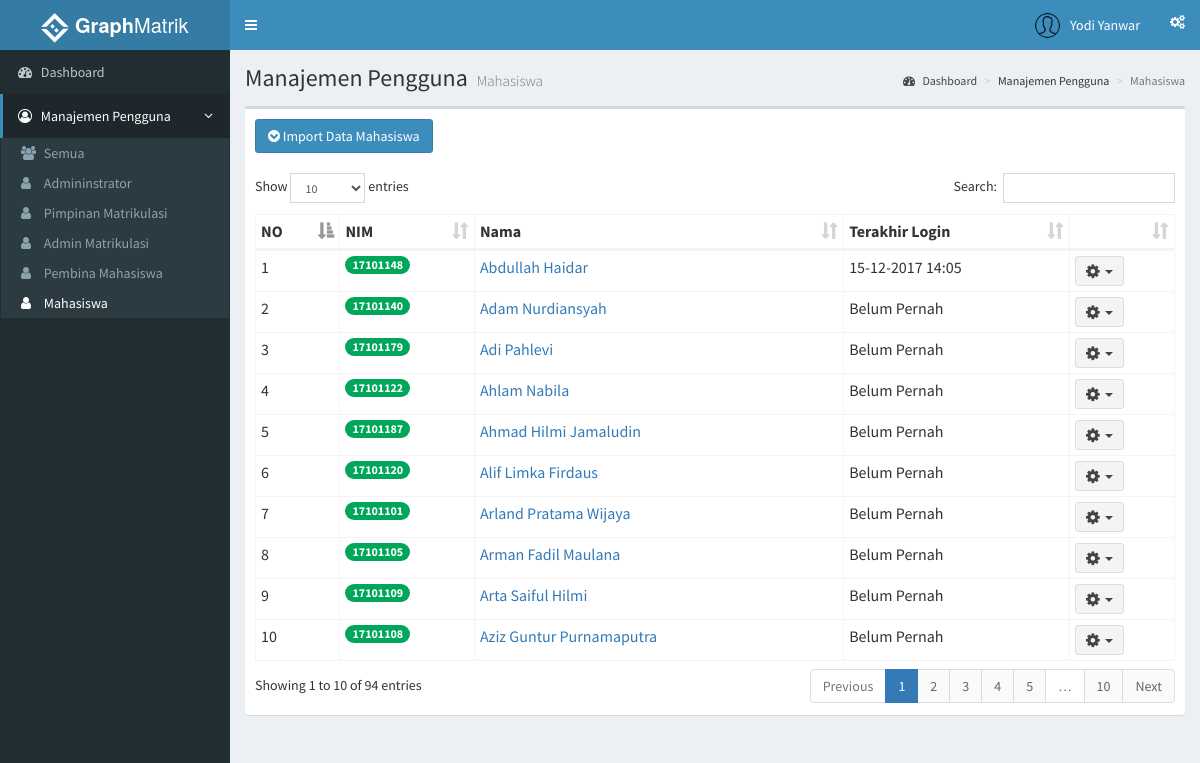
Page /index.php?page=mahasiswa (signed in) on the earlier database version.
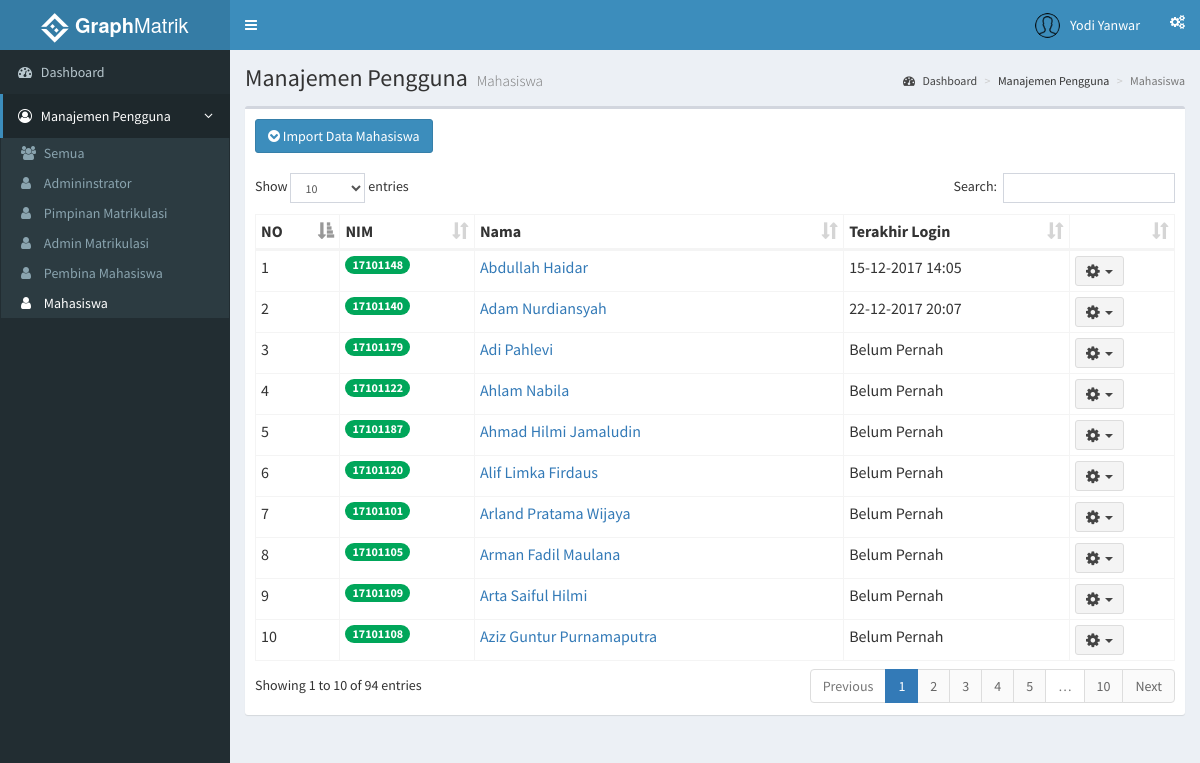
Same page on the later database version.
### tables this page shows
CREATE TABLE `mahasiswa` (
  `id_mahasiswa` int(11) NOT NULL,
  `nim` int(11) NOT NULL,
  `nama` varchar(35) NOT NULL,
  `angkatan` int(11) DEFAULT NULL,
  `j_kelamin` varchar(15) DEFAULT NULL,
  `asalkota` varchar(20) DEFAULT NULL,
  `email` varchar(35) DEFAULT NULL,
  `telp` varchar(13) DEFAULT NULL,
  `avatar` varchar(100) DEFAULT NULL,
  `tgl_lahir` date DEFAULT NULL,
  `id_pembina` int(11) DEFAULT NULL,
  `id_user` int(11) DEFAULT NULL
);

CREATE TABLE `users` (
  `id_user` int(11) NOT NULL,
  `username` varchar(30) NOT NULL,
  `password` varchar(50) NOT NULL,
  `level` int(11) NOT NULL,
  `last_login` datetime NOT NULL
);

### functions.php (called while the page is built, shortened)
<?php
	function tampilMahasiswa(){
		$ambildata = mysql_query("SELECT mahasiswa.*, users.* FROM users INNER JOIN mahasiswa ON mahasiswa.id_user = users.id_user ORDER BY nama") or die(mysql_error());
		if (mysql_num_rows($ambildata) > 0) {
			while ($ad = mysql_fetch_assoc($ambildata))
				$data[] = $ad;
				return $data;
		} else{
			echo "Daftar mahasiswa kosong";
		}
	}
 ?>

### role/admin/mahasiswa.php (the view, shortened to what this page needs)
<?php
  include 'functions.php';
 ?>
    <section class="content-header">
      <h1>
        Manajemen Pengguna
        <small>Mahasiswa</small>
      </h1>
      <ol class="breadcrumb">
        <li><a href="/simon/admin"><i class="fa fa-dashboard"></i> Dashboard</a></li>
        <li>Manajemen Pengguna</li>
        <li class="active">Mahasiswa</li>
      </ol>
    </section>
    <section class="content">
      <div class="row">
        <div class="col-xs-12">
          <div class="box">
            <div class="box-header">
             <button class="btn btn-primary" data-toggle="modal" data-target="#importMhsModal"><i class="fa fa-chevron-circle-down"></i>&nbsp;Import Data Mahasiswa</button>
            </div>
            <div class="box-body">
              <table id="tablePembina" class="table table-bordered table-hover table-condensed">
                <thead>
                  <tr>
                    <th>NO</th>
                    <th>NIM</th>
                    <th>Nama</th>
                    <th>Terakhir Login</th>
                    <th></th>
                  </tr>
                </thead>
                <tbody>
                  <?php
                    $dataMahasiswa = tampilMahasiswa();
                    $no = 1;
                    foreach($dataMahasiswa as $row){
                   ?>
                <tr>
                  <td><?php echo $no ?></td>
                  <td><?php echo "<span class='badge bg-green'>".$row['nim']."</span>" ?></td>
                  <td><?php echo "<a href='index.php?page=mahasiswadetails&id=".$row['id_user']."'>".$row['nama']."</a>" ?></td>
                  <td><?php if ($row['last_login'] == '0000-00-00 00:00:00'){ echo 'Belum Pernah';}else{ echo date("d-m-Y H:i", strtotime($row['last_login'])) ;}
                  ?></td>
                  <td>
                    <div class="dropdown">
                      <button class="btn btn-default btn-sm dropdown-toggle " type="button" data-toggle="dropdown">
                        <i class="fa fa-cog fa-lg"></i>&nbsp;&nbsp;<span class="caret"></span>
                      </button>
                    </div>
                  </td>
                </tr>
                  <?php
                    $no++; }
                   ?>
                </tbody>
              </table>
            </div>
          </div>
        </div>
      </div>
    </section>

Differences in the rows shown:
changed mahasiswa "Adam Nurdiansyah": id_user.last_login (not shown) → "22-12-2017 20:07"; no longer shows "Belum Pernah"
